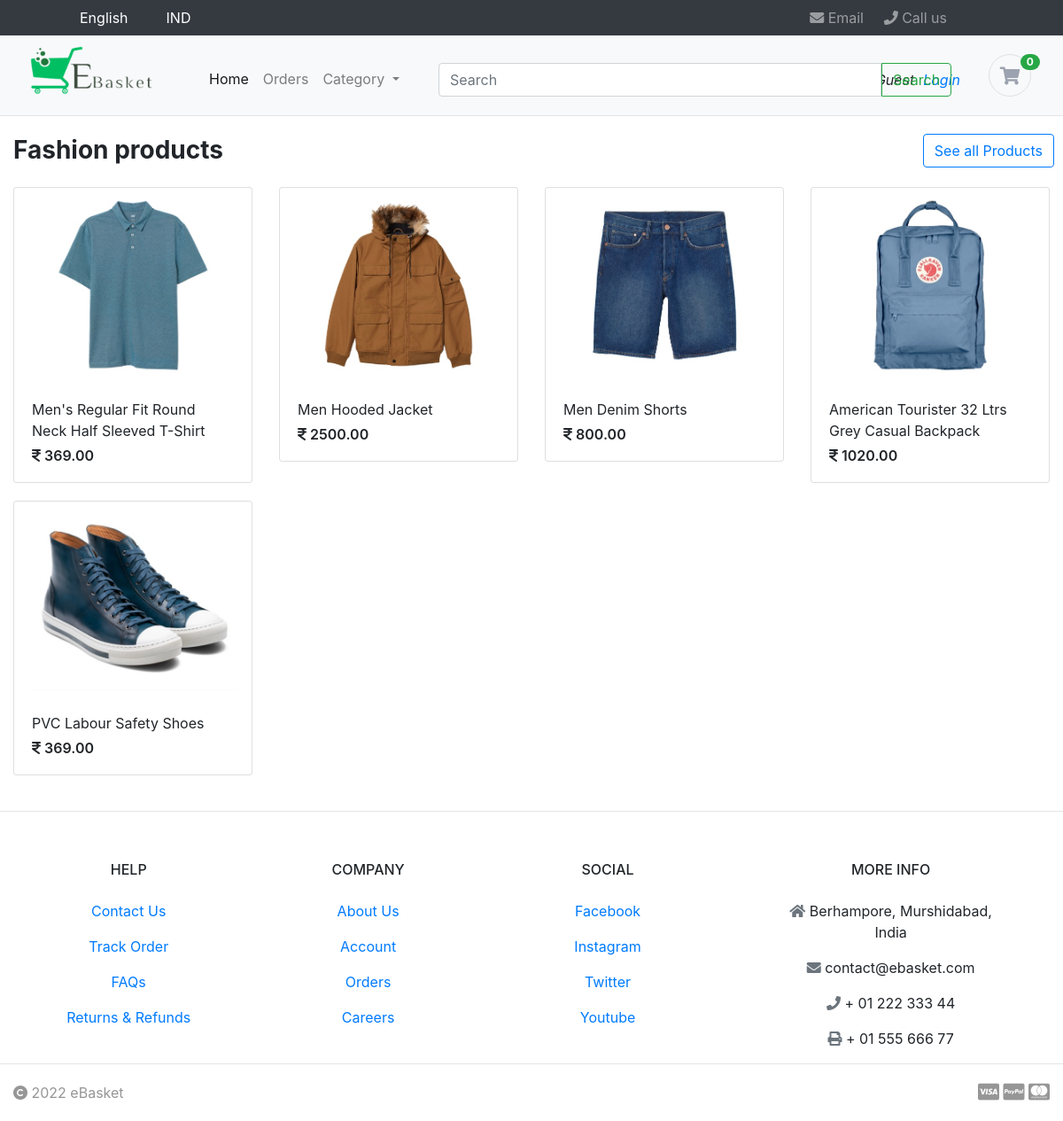
Page /shop/fashion/ on the committed database.
### shop/models.py (models this page shows, shortened)
class Category(models.Model):
    name = models.CharField(max_length=60)
    def __str__(self):
        return self.name

class Product(models.Model):
    product_id = models.AutoField
    product_name = models.CharField(max_length=60)
    category = models.ForeignKey(Category, on_delete=models.CASCADE, default=True, null=False)
    price = models.DecimalField(max_digits=10, decimal_places=2, default=0.00)
    description = models.TextField()
    publication_date = models.DateField()
    image = models.ImageField(upload_to = "shop/images", default="")

### shop/views.py (the view)
# urls.py: path("fashion/", views.fasionPage, name="fashion"),
def fasionPage(request):
    if request.user.is_authenticated:
        customer = request.user.customer
        order, created = Order.objects.get_or_create(customer=customer, complete=False)
        items = order.orderitem_set.all()
        cartItems = order.get_cart_items
    else:
        items = []
        order = {'get_cart_total':0, 'get_cart_items':0}
        cartItems = order['get_cart_items']
    products = Product.objects.filter(category__name = "Fashion")
    category = Category.objects.all()
    cat = products[0].category
    context = {
        'product' : products,
        'cartItems' : cartItems,
        'category' : category,
        'cat' : cat
    }
    return render(request, 'category_page.html', context)

### shop/templates/category_page.html (shortened to what this page needs)
{% extends 'base.html' %}
{% load static %}
{% block category_page_style %}
<link rel="stylesheet" href="{% static 'css/category-style.css' %}">
{% endblock %}
{% block body %}
<section class="section-name padding-y-sm">
    <div class="container">
    <header class="section-heading">
      <a href="/shop/all_products" class="btn btn-outline-primary float-right">See all Products</a>
      <h3 class="section-title">{{ cat }} products</h3>
    </header>
    <div class="row">
      {% for i in product %}
      <div class="col-md-3">
        <div class="card card-product-grid">
          <a href="/shop/product_detail/{{ i.id }}" class="img-wrap"> <img src="/media/{{i.image}}"> </a>
          <figcaption class="info-wrap">
            <a href="/shop/product_detail/{{ i.id }}" class="title">{{ i.product_name }}</a>
            <div class="price mt-1"> <i class="fa-solid fa-indian-rupee-sign"></i> {{i.price}}</div>
          </figcaption>
        </div>
      </div>
      {% endfor %}
    </div>
    </div>
  </section>
{% endblock %}

### shop/static/css/category-style.css (style rules this page uses)
.row { display: flex; flex-wrap: wrap; margin-right: -10px; margin-left: -10px; }
.padding-y-sm { padding-top: 20px; padding-bottom: 20px; }
.container { max-width: 1200px; padding-left: 10px; padding-right: 10px; }
.img-wrap { border-radius: 0.2rem 0.2rem 0 0; height: 220px; text-align: center; }
.img-wrap img { height: 100%; max-width: 100%; width: auto; display: inline-block; -o-object-fit: cover; object-fit: cover; }
.card-product-grid { margin-bottom: 20px; }
.info-wrap { overflow: hidden; padding: 18px 20px; }
a.title { color: #212529; display: block; text-decoration: none; font-family: "Inter", Arial, "Helvetica Neue", "Segoe UI", sans-serif, "Apple Color Emoji", "Segoe UI Emoji", "Segoe UI Symbol", "Noto Color Emoji"; background-color: transparent; }
.price { font-weight: 600; color: #212529; font-family: "Inter", Arial, "Helvetica Neue", "Segoe UI", sans-serif, "Apple Color Emoji", "Segoe UI Emoji", "Segoe UI Symbol", "Noto Color Emoji"; }
.section-title { color: #212529; font-size: 1.75rem; margin-left: 5px; margin-bottom: 1.5rem; font-weight: bold; line-height: 1.3; font-family: "Inter", Arial, "Helvetica Neue", "Segoe UI", sans-serif, "Apple Color Emoji", "Segoe UI Emoji", "Segoe UI Symbol", "Noto Color Emoji"; }
body { font-family: "Inter", Arial, "Helvetica Neue", "Segoe UI", sans-serif, "Apple Color Emoji", "Segoe UI Emoji", "Segoe UI Symbol", "Noto Color Emoji"; }

### shop/static/css/base_style.css (style rules this page uses)
.row { display: flex; flex-wrap: wrap; margin-right: -10px; margin-left: -10px; }
.container { max-width: 2000px; padding-left: 10px; padding-right: 10px; }
a.title { color: #212529; display: block; text-decoration: none; font-family: "Inter", Arial, "Helvetica Neue", "Segoe UI", sans-serif, "Apple Color Emoji", "Segoe UI Emoji", "Segoe UI Symbol", "Noto Color Emoji"; background-color: transparent; }
.section-title { color: #212529; font-size: 1.75rem; margin-left: 5px; margin-bottom: 1.5rem; font-weight: bold; line-height: 1.3; font-family: "Inter", Arial, "Helvetica Neue", "Segoe UI", sans-serif, "Apple Color Emoji", "Segoe UI Emoji", "Segoe UI Symbol", "Noto Color Emoji"; }
body { font-family: "Inter", Arial, "Helvetica Neue", "Segoe UI", sans-serif, "Apple Color Emoji", "Segoe UI Emoji", "Segoe UI Symbol", "Noto Color Emoji"; }

### rows in the picture
Category: name "Fashion"
Product: image (picture), product_name "Men's Regular Fit Round Neck Half Sleeved T-Shirt", price "369.00"
Product: image (picture), product_name "Men Hooded Jacket", price "2500.00"
Product: image (picture), product_name "Men Denim Shorts", price "800.00"
Product: image (picture), product_name "American Tourister 32 Ltrs Grey Casual Backpack", price "1020.00"
Product: image (picture), product_name "PVC Labour Safety Shoes", price "369.00"

### other values in the picture
{{ cartItems }} "0"
